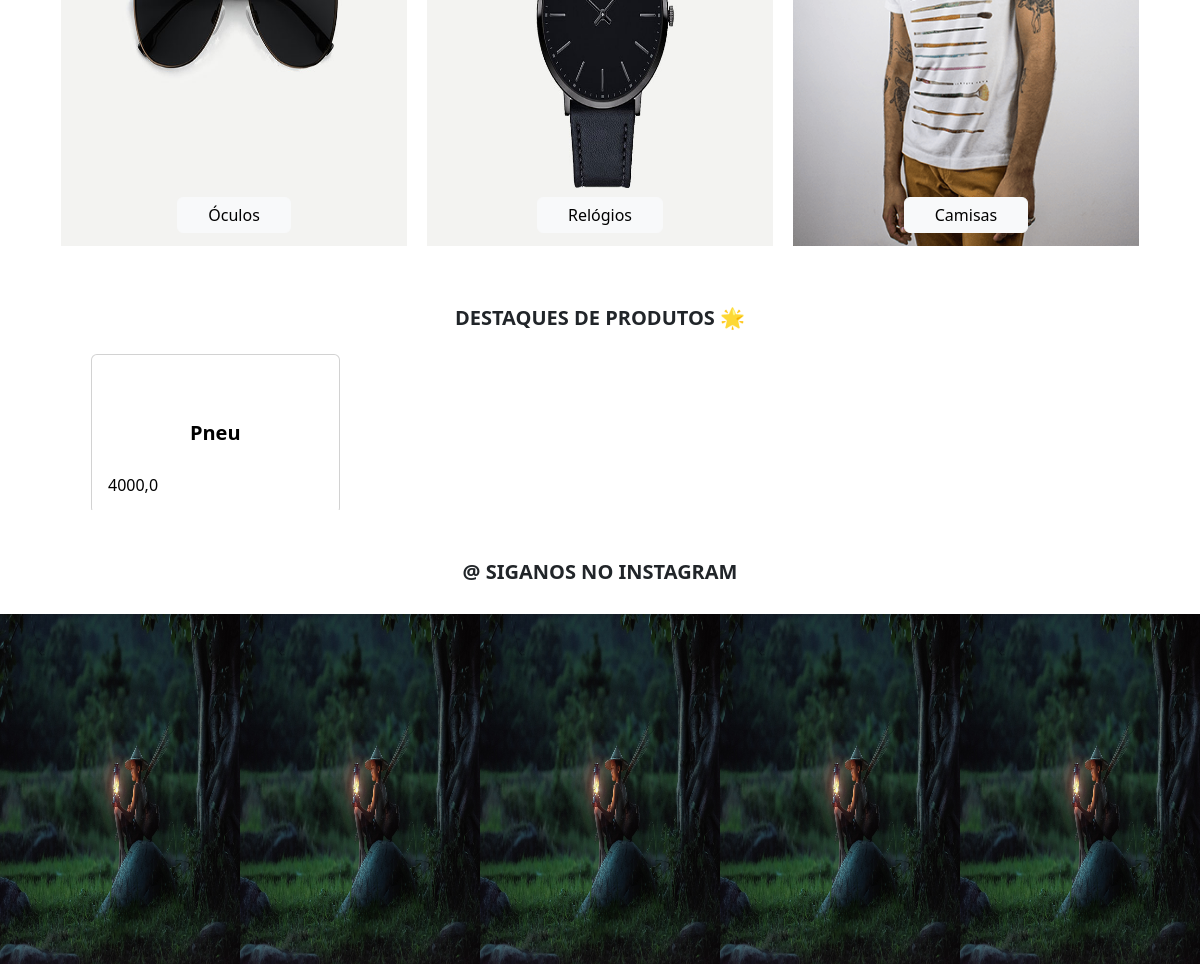
/ (middle part), run on an earlier commit of the app's database.
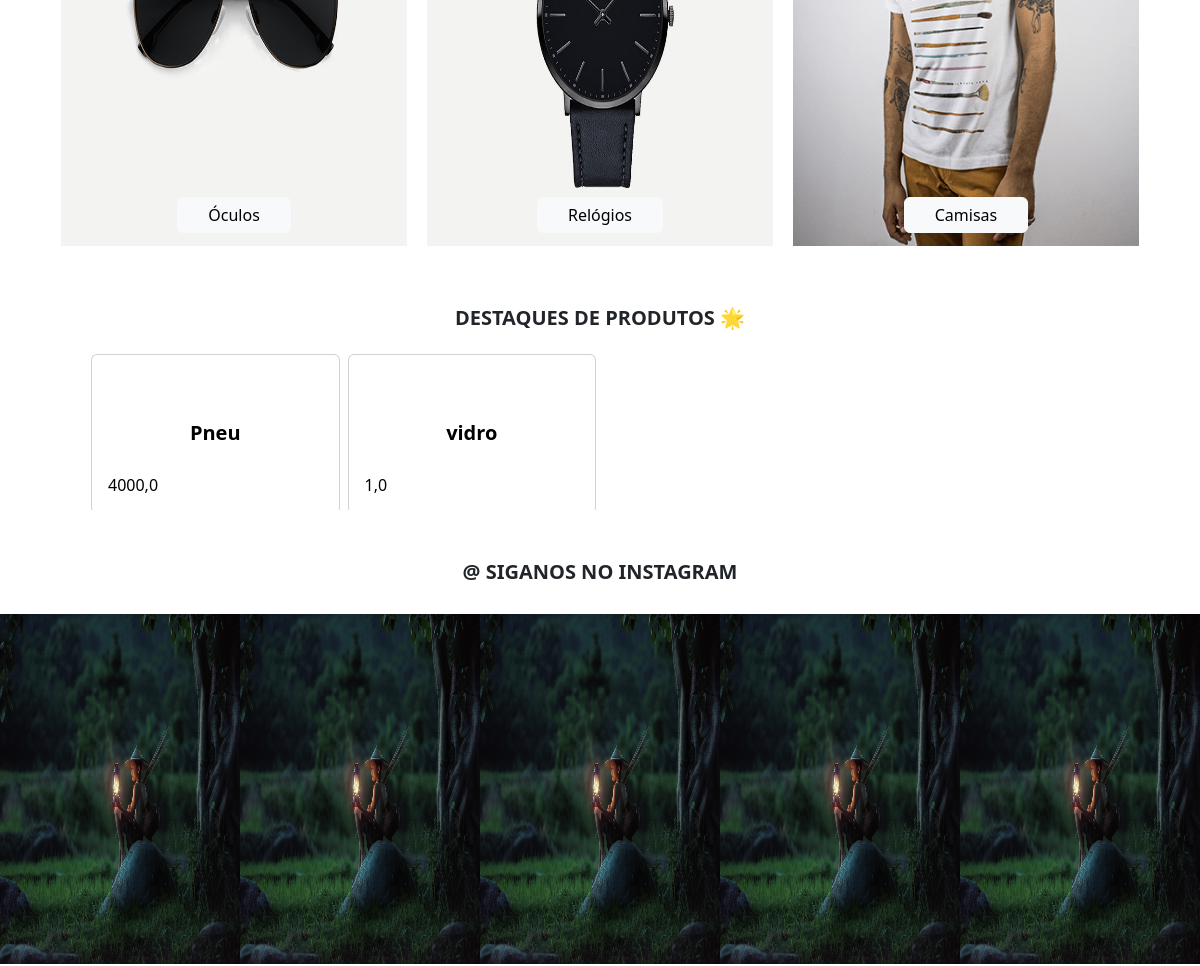
And on a later commit of the database.
### products/models.py (models this page shows, shortened)
class Product(TimeStampedModel):
    category = models.ForeignKey(
        Category, related_name='products', on_delete=models.CASCADE
    )
    name = models.CharField(max_length=250, blank=False)
    slug = AutoSlugField(unique=True, populate_from='name', always_update=False)
    image = models.ImageField(upload_to='products/%Y/%m/%d', blank=True, default='no_image')
    price = models.FloatField(max_length=10, blank=False)
    description = models.TextField()
    featured = models.BooleanField(default=False)
    is_available = models.BooleanField(default=True)

### products/views.py (the view)
# urls.py: path('', HomePageView.as_view(), name='home'),
class HomePageView(ListView):
    queryset = Product.objects.filter(featured=True)
    context_object_name = 'featured'
    template_name = 'index.html'
    def get_context_data(self, **kwargs):
        context = super().get_context_data(**kwargs)
        if HomePageSlideShow.objects.all():
            context['HomePageSlideShow'] = HomePageSlideShow.objects.all().order_by('-modified')[0]
        if InstagramSection.objects.all():
            context['InstagramSection'] = InstagramSection.objects.all().order_by('-modified')[0]
        return context

### templates/index.html (shortened to what this page needs)
{% extends 'base.html' %}
{% load static %}
{% block content %}
<main>
  <div class="container">
    <section class="categories">
      <div class="category"><img src="{% static 'imgs/banner-05.jpg' %}" alt=""><a class="btn btn-light" href="/produtos/categoria/olhos">Óculos</a></div>
      <div class="category"><img src="{% static 'imgs/banner-03.jpg' %}" alt=""><a class="btn btn-light" href="/produtos/categoria/braceletes">Relógios</a></div>
      <div class="category"><img src="{% static 'imgs/camisas.png' %}" alt=""><a class="btn btn-light" href="/produtos/categoria/camisas">Camisas</a></div>
    </section>
    <section id="featured-products" class="container featured-products">
      <h5>DESTAQUES DE PRODUTOS 🌟</h5>
      <div class="row">
        <div class="col-12 m-auto d-flex" style="max-width: 1050px; overflow: scroll;">
          {% for product in featured %}
            <div class="col-7 col-sm-7 col-md-5 col-lg-4 col-xl-3">
              <a href="{% url 'products:product_detail' product.slug %}">
                <div class="m-1 card h-100">
                  <div class="card-body d-flex flex-column justify-content-between">
                    <h5 class="card-title">{{ product.name }}</h5>
                    <p class="card-text font-weight-bold">{{ product.price }}</p>
                  </div>
                </div>
              </a>
            </div>
          {% endfor %}
        </div>
      </div>
    </section>
  </div>
  <section class="instagram">
    <h5>@ SIGANOS NO INSTAGRAM</h5>
    <a href="#">
      <div>
        {% if InstagramSection %}
        <div class="instagram-post"><img src="{{ InstagramSection.instagram_0_image.url }}" alt=""><p>{{ InstagramSection.instagram_0_text }}</p></div>
        <div class="instagram-post"><img src="{{ InstagramSection.instagram_1_image.url }}" alt=""><p>{{ InstagramSection.instagram_1_text }}</p></div>
        <div class="instagram-post"><img src="{{ InstagramSection.instagram_2_image.url }}" alt=""><p>{{ InstagramSection.instagram_2_text }}</p></div>
        <div class="instagram-post"><img src="{{ InstagramSection.instagram_3_image.url }}" alt=""><p>{{ InstagramSection.instagram_3_text }}</p></div>
        <div class="instagram-post"><img src="{{ InstagramSection.instagram_4_image.url }}" alt=""><p>{{ InstagramSection.instagram_4_text }}</p></div>
        {% else %}
        <div class="instagram-post"><img src="{% static 'imgs/fundo.jpg' %}" alt=""></div>
        <div class="instagram-post"><img src="{% static 'imgs/fundo.jpg' %}" alt=""></div>
        <div class="instagram-post"><img src="{% static 'imgs/fundo.jpg' %}" alt=""></div>
        <div class="instagram-post"><img src="{% static 'imgs/fundo.jpg' %}" alt=""></div>
        <div class="instagram-post"><img src="{% static 'imgs/fundo.jpg' %}" alt=""></div>
        {% endif %}
      </div>
    </a>
  </section>
</main>
{% endblock content %}

What changed in the data, as far as the page shows it:
added Product: name "vidro", price "1,0"
